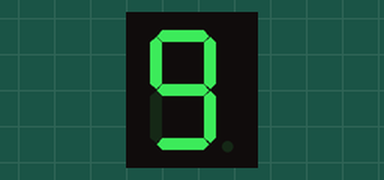
This sketch was run on a simulated Arduino Uno, built with avr-gcc and run on an emulated ATmega328P. Parts: 1-digit seven-segment display. Wiring (inferred from the names in the program): 1-digit 7-segment display, segments lit when LOW: segments pin 4, pin 5, pin 12, pin 11, pin 10, pin 3, pin 2, pin 13. The segment pins are drawn as the display they are named for.

Above: at 0.1 s.
At 1.1 s:
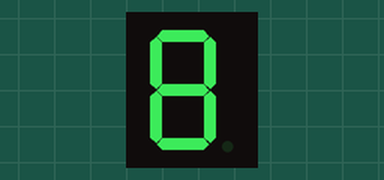
At 2.1 s:
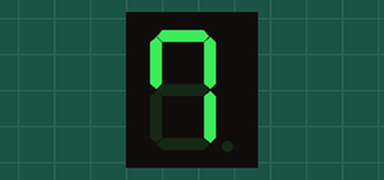
At 4.1 s:
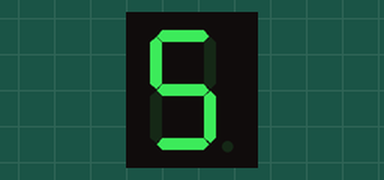
At 6.1 s:
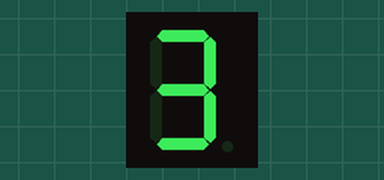
At 9.1 s:
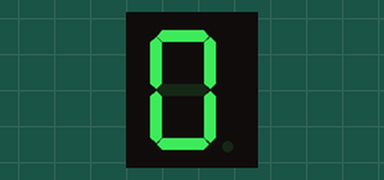

The sketch:

lab3-5.ino
```cpp
// C++ code
//
#define A 4
#define B 5
#define C 12
#define D 11
#define E 10
#define F 3
#define G 2
#define DP 13

void setup()
{
  pinMode(A, OUTPUT);
  pinMode(B, OUTPUT);
  pinMode(C, OUTPUT);
  pinMode(D, OUTPUT);
  pinMode(E, OUTPUT);
  pinMode(F, OUTPUT);
  pinMode(G, OUTPUT);
  pinMode(DP, OUTPUT);
}

void loop()
{
  digitalWrite(A, LOW);
  digitalWrite(B, LOW);
  digitalWrite(C, LOW);
  digitalWrite(D, LOW);
  digitalWrite(E, HIGH);
  digitalWrite(F, LOW);
  digitalWrite(G, LOW);
  digitalWrite(DP, HIGH);
  delay(1000); //9
  digitalWrite(A, LOW);
  digitalWrite(B, LOW);
  digitalWrite(C, LOW);
  digitalWrite(D, LOW);
  digitalWrite(E, LOW);
  digitalWrite(F, LOW);
  digitalWrite(G, LOW);
  digitalWrite(DP, HIGH);
  delay(1000); //8
  digitalWrite(A, LOW);
  digitalWrite(B, LOW);
  digitalWrite(C, LOW);
  digitalWrite(D, HIGH);
  digitalWrite(E, HIGH);
  digitalWrite(F, LOW);
  digitalWrite(G, HIGH);
  digitalWrite(DP, HIGH);
  delay(1000); //7
  digitalWrite(A, LOW);
  digitalWrite(B, HIGH);
  digitalWrite(C, LOW);
  digitalWrite(D, LOW);
  digitalWrite(E, LOW);
  digitalWrite(F, LOW);
  digitalWrite(G, LOW);
  digitalWrite(DP, HIGH);
  delay(1000); //6
   digitalWrite(A, LOW);
  digitalWrite(B, HIGH);
  digitalWrite(C, LOW);
  digitalWrite(D, LOW);
  digitalWrite(E, HIGH);
  digitalWrite(F, LOW);
  digitalWrite(G, LOW);
  digitalWrite(DP, HIGH);
  delay(1000); //5
  digitalWrite(A, HIGH);
  digitalWrite(B, LOW);
  digitalWrite(C, LOW);
  digitalWrite(D, HIGH);
  digitalWrite(E, HIGH);
  digitalWrite(F, LOW);
  digitalWrite(G, LOW);
  digitalWrite(DP, HIGH);
  delay(1000); //4
  digitalWrite(A, LOW);
  digitalWrite(B, LOW);
  digitalWrite(C, LOW);
  digitalWrite(D, LOW);
  digitalWrite(E, HIGH);
  digitalWrite(F, HIGH);
  digitalWrite(G, LOW);
  digitalWrite(DP, HIGH);
  delay(1000); //3
  digitalWrite(A, LOW);
  digitalWrite(B, LOW);
  digitalWrite(C, HIGH);
  digitalWrite(D, LOW);
  digitalWrite(E, LOW);
  digitalWrite(F, HIGH);
  digitalWrite(G, LOW);
  digitalWrite(DP, HIGH);
  delay(1000); //2
  digitalWrite(A, HIGH);
  digitalWrite(B, LOW);
  digitalWrite(C, LOW);
  digitalWrite(D, HIGH);
  digitalWrite(E, HIGH);
  digitalWrite(F, HIGH);
  digitalWrite(G, HIGH);
  digitalWrite(DP, HIGH);
  delay(1000); //1
  digitalWrite(A, LOW);
  digitalWrite(B, LOW);
  digitalWrite(C, LOW);
  digitalWrite(D, LOW);
  digitalWrite(E, LOW);
  digitalWrite(F, LOW);
  digitalWrite(G, HIGH);
  digitalWrite(DP, HIGH);
  delay(1000);
}
```

Measured:
- by itself, everything shown: repeats every 10.0 s, in 10 steps
- what the display in image 1 shows lasts 1.0 s, from 1.0 s to 2.0 s
